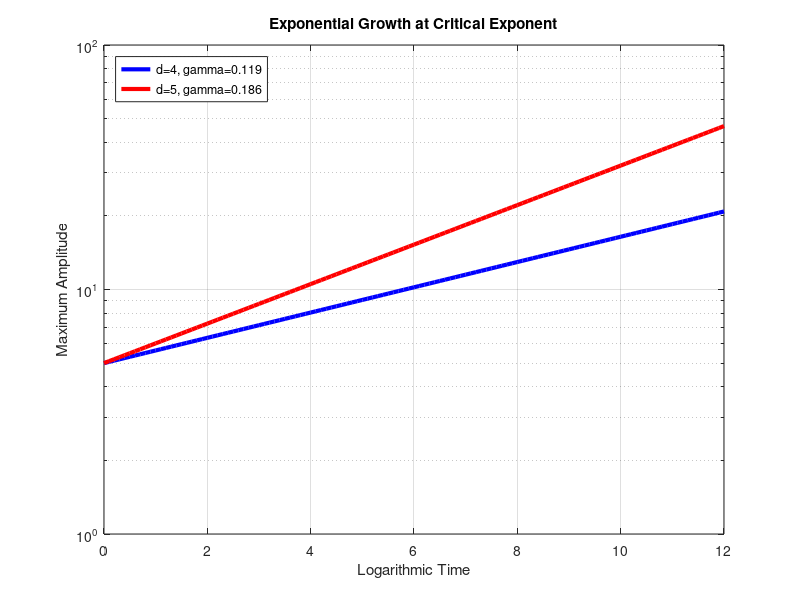

The MATLAB script that drew this image:
function plot_growth_curves()
    figure('Position', [100, 100, 800, 600]);
    
    tau = 0:0.1:12;
    w_d4 = 5 * exp(0.119 * tau);
    w_d5 = 5 * exp(0.186 * tau);
    
    semilogy(tau, w_d4, 'b-', 'LineWidth', 3); hold on;
    semilogy(tau, w_d5, 'r-', 'LineWidth', 3);
    xlabel('Logarithmic Time'); 
    ylabel('Maximum Amplitude');
    legend('d=4, gamma=0.119', 'd=5, gamma=0.186', 'Location', 'northwest');
    title('Exponential Growth at Critical Exponent'); 
    grid on;
    saveas(gcf, 'growth_curves.png');
end
